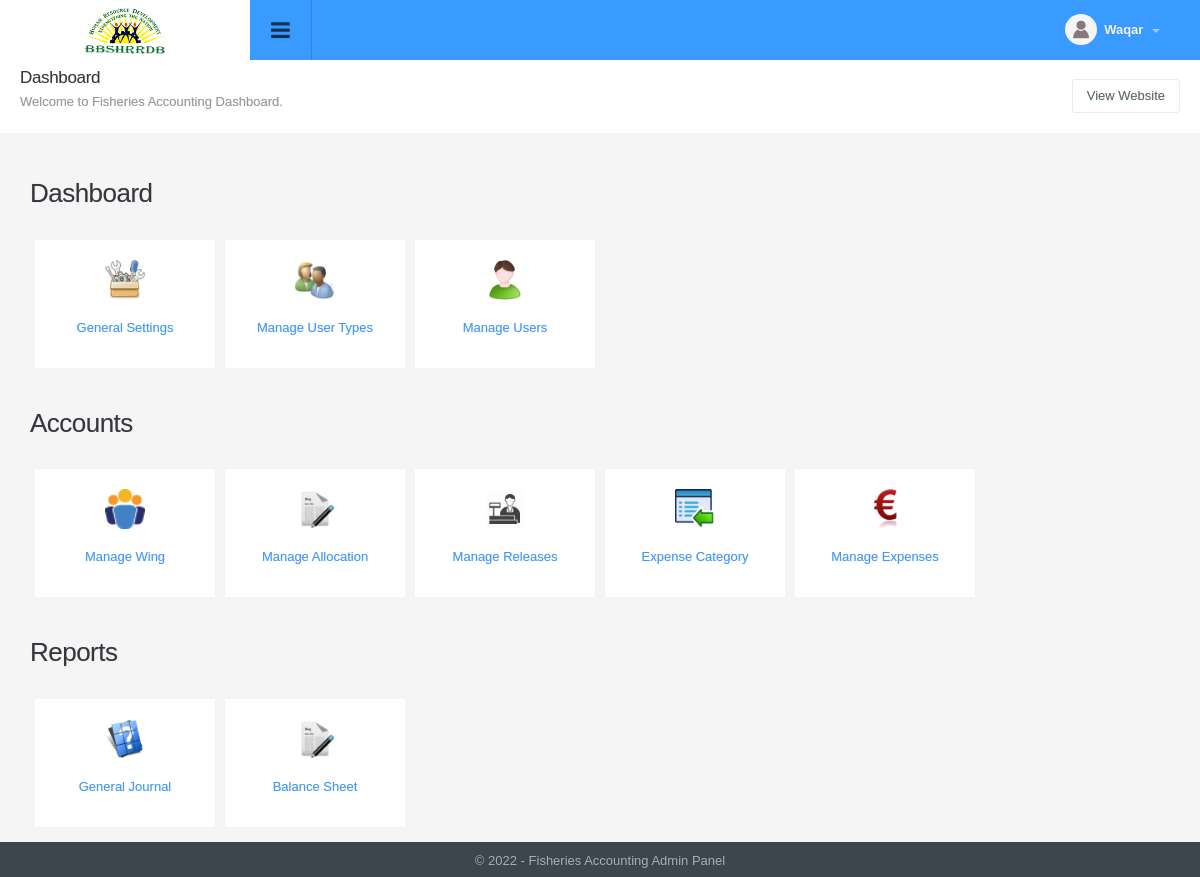
The app's page /index.php (signed in) with its own data.
### tables this page shows
CREATE TABLE `config_variable` (
  `id` int NOT NULL,
  `config_type_id` int NOT NULL,
  `title` varchar(512) NOT NULL,
  `notes` varchar(512) NOT NULL,
  `type` varchar(200) NOT NULL,
  `default_values` text NOT NULL,
  `key` varchar(200) NOT NULL,
  `value` text NOT NULL,
  `sortorder` int NOT NULL
);

CREATE TABLE `menu_2_admin_type` (
  `menu_id` int NOT NULL,
  `admin_type_id` int NOT NULL
);

CREATE TABLE `menu` (
  `id` int NOT NULL,
  `title` varchar(100) NOT NULL,
  `url` varchar(100) NOT NULL,
  `parent_id` int NOT NULL,
  `depth` int NOT NULL,
  `sortorder` int DEFAULT NULL,
  `icon` varchar(200) DEFAULT NULL,
  `small_icon` varchar(200) DEFAULT NULL
);

### include/utility.php (called while the page is built, shortened)
<?php
function get_config($var){
	global $dblink;
	$sql="select value from config_variable where `key`='".slash($var)."'";
	$resConfig=doquery($sql,$dblink);
	if(numrows($resConfig)>0){
		while($rowConfig=dofetch($resConfig))
			return unslash($rowConfig["value"]);
	}
}
$site_title=get_config("site_title");
$site_url=get_config("site_url");
$file_upload_root="./uploads/";
function slash($str){
	if(!is_array($str))
		return utf8_encode(addslashes($str));
	else{
		for($i=0; $i<count($str); $i++)
			$str[$i]=slash($str[$i]);
		return $str;
	}
}
function unslash($str){
	return stripslashes(utf8_decode($str));
	}

### include/db.php (called while the page is built, shortened)
<?php
function doquery($qr,$lnk){
	@$res=mysqli_query($lnk,$qr) or die($qr." - ".mysqli_error($lnk));
	return $res;
}
function dofetch($rs){
	@$rec=mysqli_fetch_array($rs);
	return $rec;
}
function numrows($rs){
	return mysqli_num_rows($rs);
}

### index.php (the view, shortened to what this page needs)
<?php
include("include/db.php");
include("include/utility.php");
?>
<?php include("include/header.php");?>
   <div class="page-header">
        <h1 class="title">Dashboard</h1>
        <ol class="breadcrumb">
            <li class="active">Welcome to <?php echo $site_title?> Dashboard.</li>
        </ol>
        <div class="right">
            <div class="btn-group" role="group" aria-label="...">
                <a href="<?php echo $site_url?>" class="btn btn-light" target="_blank" title="View Website">View Website</a>
            </div>
        </div>
    </div>
    <div class="container-widget row">
        <div class="col-md-12">
            <?php
            $res=doquery("select * from menu a inner join menu_2_admin_type b on a.id = b.menu_id where parent_id=0 and admin_type_id='".$_SESSION["logged_in_admin"]["admin_type_id"]."' order by sortorder",$dblink);
            if(numrows($res)>0){
                while($rec=dofetch($res)){
                    ?>
                    <h2 class="title"><?php echo $rec["title"]?></h2>
                    <?php
                    $res1=doquery("select * from menu a inner join menu_2_admin_type b on a.id = b.menu_id where parent_id='".$rec["id"]."' and admin_type_id='".$_SESSION["logged_in_admin"]["admin_type_id"]."' order by sortorder",$dblink);
                    if(numrows($res1)>0){
                        ?>
                        <ul class="menu-boxes clearfix">
                            <?php
                            while($rec1=dofetch($res1)){
                                ?>
                                <li class="col-xs-6 col-md-2 col-sm-3">
                                    <a href="<?php echo $rec1["url"]?>">
                                        <span class="project-icon"><img width="40px" height="40px" title="<?php echo $rec1['title'];?>" alt="Menu Icon" src="<?php echo $file_upload_root?>menu/<?php echo $rec1["icon"]?>"></span>
                                        <span><?php echo $rec1["title"];?></span>
                                    </a>
                                </li>
                                <?php
                            }
                            ?>
                        </ul>
                        <?php
                    }
                }
            }
            ?>
        </div>
    </div>
</div>
<?php include("include/footer.php");?>

### include/header.php (shortened to what this page needs)
<!DOCTYPE html PUBLIC "-//W3C//DTD XHTML 1.0 Transitional//EN" "http://www.w3.org/TR/xhtml1/DTD/xhtml1-transitional.dtd">
<html xmlns="http://www.w3.org/1999/xhtml">
<head>
<link type="text/css" rel="stylesheet" href="css/font-awesome.min.css" />
<link type="text/css" rel="stylesheet" href="css/font-awesome.css" />
<link type="text/css" rel="stylesheet"  href="css/bootstrap.css" />
<link rel="stylesheet" href="css/bootstrap-datetimepicker.min.css" />
<link type="text/css" rel="stylesheet"  href="css/awesome-bootstrap-checkbox.css" />
<link href="css/general.css" type="text/css" rel="stylesheet" />
<link type="text/css" rel="stylesheet"  href="css/style.css" />
<link rel="stylesheet" href="//code.jquery.com/ui/1.12.1/themes/base/jquery-ui.css">
</head>
<body>
	<div id="wrapper" class="round_corners">
    	<div id="top" class="clearfix">
            <div class="applogo">
                <a href="index.php" class="logo"><?php $admin_logo=get_config("admin_logo"); ?><img src="<?php echo $file_upload_root;?>config/<?php echo $admin_logo?>" /></a>
            </div>
            <a class="sidebar-open-button" href="#"><i class="fa fa-bars"></i></a>
            <ul class="top-right">
            	<li class="dropdown link">
                	<a class="dropdown-toggle profilebox" data-toggle="dropdown" href="#">
                    	<img alt="img" src="images/profileimg-default.png">
                        <b><?php echo ucfirst((isset($_SESSION["logged_in_admin"]) && $_SESSION["logged_in_admin"]!="")?$_SESSION["logged_in_admin"]["name"]:"Guest");?></b>
                        <span class="caret"></span>
                    </a>
                </li>
           </ul>
        </div>
		<div class="content" style="margin-left:0">

### include/footer.php (shortened to what this page needs)
<div id="footer" class="bottom_round_corners">
	<div id="footer_content">
    	<address>&copy; <?php echo date("Y");?> - <?php echo $site_title; ?> Admin Panel</address>
    </div>
</div>
<link href="js/fancybox/jquery.fancybox.min.css" rel="stylesheet" type="text/css" />
<link href="js/chosen/chosen.css" rel="stylesheet" type="text/css" />
<link rel="stylesheet" type="text/css" href="css/angularjs-datetime-picker.css" />
</body>
</html>

### records on screen
config_variable: value (picture)
config_variable: value "Fisheries Accounting"
menu_2_admin_type: menu.title "Dashboard"
menu_2_admin_type: menu.icon (picture), menu.title "General Settings"
menu_2_admin_type: menu.icon (picture), menu.title "Manage User Types"
menu_2_admin_type: menu.icon (picture), menu.title "Manage Users"
menu_2_admin_type: menu.title "Accounts"
menu_2_admin_type: menu.icon (picture), menu.title "Manage Wing"
menu_2_admin_type: menu.icon (picture), menu.title "Manage Allocation"
menu_2_admin_type: menu.icon (picture), menu.title "Manage Releases"
menu_2_admin_type: menu.icon (picture), menu.title "Expense Category"
menu_2_admin_type: menu.icon (picture), menu.title "Manage Expenses"
menu_2_admin_type: menu.title "Reports"
menu_2_admin_type: menu.icon (picture), menu.title "General Journal"
menu_2_admin_type: menu.icon (picture), menu.title "Balance Sheet"
